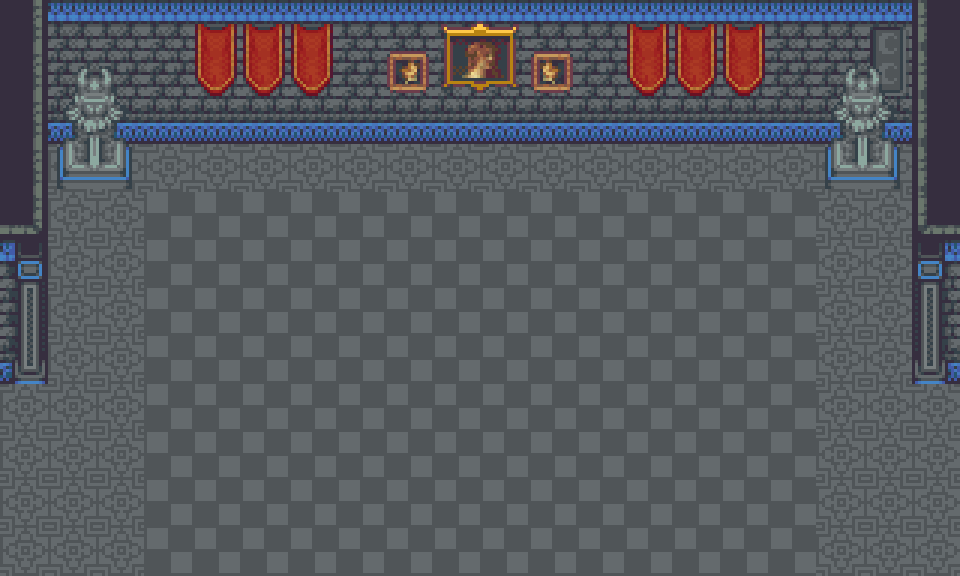

Below is a game level as drawn by its tile map, then a one-line description and the .tmx file that defines it, in full:
An orthogonal 20x12 tile map with 48x48 px tiles, 6 tile layers (Basement, Ground, Flooring, Furnishing, ...), 3 tilesets.

<map version="1.5" tiledversion="1.7.2" orientation="orthogonal" renderorder="right-down" width="20" height="12" tilewidth="48" tileheight="48" infinite="0" nextlayerid="7" nextobjectid="1">
 <tileset firstgid="1" source="Castle.tsx" />
 <tileset firstgid="1480" source="CastleObjects.tsx" />
 <tileset firstgid="1736" source="CastleInterior.tsx" />
 <layer id="3" name="Basement" width="20" height="12">
  <data encoding="csv">
0,0,0,0,0,0,0,0,0,0,0,0,0,0,0,0,0,0,0,0,
0,0,0,0,0,0,0,0,0,0,0,0,0,0,0,0,0,0,0,0,
0,0,0,0,0,0,0,0,0,0,0,0,0,0,0,0,0,0,0,0,
0,0,0,0,0,0,0,0,0,0,0,0,0,0,0,0,0,0,0,0,
0,0,0,0,0,0,0,0,0,0,0,0,0,0,0,0,0,0,0,0,
0,0,0,0,0,0,0,0,0,0,0,0,0,0,0,0,0,0,0,0,
0,0,0,0,0,0,0,0,0,0,0,0,0,0,0,0,0,0,0,0,
0,0,0,0,0,0,0,0,0,0,0,0,0,0,0,0,0,0,0,0,
0,0,0,0,0,0,0,0,0,0,0,0,0,0,0,0,0,0,0,0,
0,0,0,0,0,0,0,0,0,0,0,0,0,0,0,0,0,0,0,0,
0,0,0,0,0,0,0,0,0,0,0,0,0,0,0,0,0,0,0,0,
0,0,0,0,0,0,0,0,0,0,0,0,0,0,0,0,0,0,0,0
</data>
 </layer>
 <layer id="1" name="Ground" width="20" height="12">
  <data encoding="csv">
0,0,0,0,0,0,0,0,0,0,0,0,0,0,0,0,0,0,0,0,
904,904,904,904,904,904,904,904,904,904,904,904,904,904,904,904,904,904,904,904,
904,904,904,904,904,904,904,904,904,904,904,904,904,904,904,904,904,904,904,904,
904,904,904,904,904,904,904,904,904,904,904,904,904,904,904,904,904,904,904,904,
904,904,904,909,909,909,909,909,909,909,909,909,909,909,909,909,909,904,904,904,
904,904,904,909,909,909,909,909,909,909,909,909,909,909,909,909,909,904,904,904,
904,904,904,909,909,909,909,909,909,909,909,909,909,909,909,909,909,904,904,904,
904,904,904,909,909,909,909,909,909,909,909,909,909,909,909,909,909,904,904,904,
904,904,904,909,909,909,909,909,909,909,909,909,909,909,909,909,909,904,904,904,
904,904,904,909,909,909,909,909,909,909,909,909,909,909,909,909,909,904,904,904,
904,904,904,909,909,909,909,909,909,909,909,909,909,909,909,909,909,904,904,904,
904,904,904,909,909,909,909,909,909,909,909,909,909,909,909,909,909,904,904,904
</data>
 </layer>
 <layer id="4" name="Flooring" width="20" height="12">
  <data encoding="csv">
0,0,0,0,0,0,0,0,0,0,0,0,0,0,0,0,0,0,0,0,
0,0,0,0,0,0,0,0,0,0,0,0,0,0,0,0,0,0,0,0,
0,0,0,0,0,0,0,0,0,0,0,0,0,0,0,0,0,0,0,0,
0,0,0,0,0,0,0,0,0,0,0,0,0,0,0,0,0,0,0,0,
0,0,0,0,0,0,0,0,0,0,0,0,0,0,0,0,0,0,0,0,
0,0,0,0,0,0,0,0,0,0,0,0,0,0,0,0,0,0,0,0,
0,0,0,0,0,0,0,0,0,0,0,0,0,0,0,0,0,0,0,0,
0,0,0,0,0,0,0,0,0,0,0,0,0,0,0,0,0,0,0,0,
0,0,0,0,0,0,0,0,0,0,0,0,0,0,0,0,0,0,0,0,
0,0,0,0,0,0,0,0,0,0,0,0,0,0,0,0,0,0,0,0,
0,0,0,0,0,0,0,0,0,0,0,0,0,0,0,0,0,0,0,0,
0,0,0,0,0,0,0,0,0,0,0,0,0,0,0,0,0,0,0,0
</data>
 </layer>
 <layer id="2" name="Furnishing" width="20" height="12">
  <data encoding="csv">
1389,705,705,705,701,701,701,705,705,705,705,705,705,701,701,701,705,705,703,1384,
1389,756,756,756,752,752,752,756,756,756,756,756,756,752,752,752,756,756,754,1384,
1389,807,807,807,807,803,803,803,807,807,807,803,803,803,807,807,807,807,807,1384,
1389,1113,1114,0,0,0,0,0,0,0,0,0,0,0,0,0,0,1113,1114,1384,
1393,0,0,0,0,0,0,0,0,0,0,0,0,0,0,0,0,0,0,1392,
706,0,0,0,0,0,0,0,0,0,0,0,0,0,0,0,0,0,0,700,
757,0,0,0,0,0,0,0,0,0,0,0,0,0,0,0,0,0,0,751,
808,0,0,0,0,0,0,0,0,0,0,0,0,0,0,0,0,0,0,802,
0,0,0,0,0,0,0,0,0,0,0,0,0,0,0,0,0,0,0,0,
0,0,0,0,0,0,0,0,0,0,0,0,0,0,0,0,0,0,0,0,
0,0,0,0,0,0,0,0,0,0,0,0,0,0,0,0,0,0,0,0,
0,0,0,0,0,0,0,0,0,0,0,0,0,0,0,0,0,0,0,0
</data>
 </layer>
 <layer id="6" name="Decor" width="20" height="12">
  <data encoding="csv">
0,0,0,0,0,0,0,0,0,0,0,0,0,0,0,0,0,0,0,0,
0,0,0,0,0,0,0,0,0,0,0,0,0,0,0,0,0,0,0,0,
0,0,0,0,0,0,0,0,0,0,0,0,0,0,0,0,0,0,0,0,
0,0,0,0,0,0,0,0,0,0,0,0,0,0,0,0,0,0,0,0,
0,0,0,0,0,0,0,0,0,0,0,0,0,0,0,0,0,0,0,0,
0,0,0,0,0,0,0,0,0,0,0,0,0,0,0,0,0,0,0,0,
0,0,0,0,0,0,0,0,0,0,0,0,0,0,0,0,0,0,0,0,
0,0,0,0,0,0,0,0,0,0,0,0,0,0,0,0,0,0,0,0,
0,0,0,0,0,0,0,0,0,0,0,0,0,0,0,0,0,0,0,0,
0,0,0,0,0,0,0,0,0,0,0,0,0,0,0,0,0,0,0,0,
0,0,0,0,0,0,0,0,0,0,0,0,0,0,0,0,0,0,0,0,
0,0,0,0,0,0,0,0,0,0,0,0,0,0,0,0,0,0,0,0
</data>
 </layer>
 <layer id="5" name="Ceiling" width="20" height="12">
  <data encoding="csv">
0,0,0,0,0,0,0,0,0,1614,1615,0,0,0,0,0,0,0,0,0,
0,1013,1014,0,0,0,0,0,2147486533,1630,1631,2885,0,0,0,0,0,1011,1012,0,
0,1064,1063,0,0,0,0,0,0,0,0,0,0,0,0,0,0,1062,1063,0,
0,0,0,0,0,0,0,0,0,0,0,0,0,0,0,0,0,0,0,0,
0,0,0,0,0,0,0,0,0,0,0,0,0,0,0,0,0,0,0,0,
0,0,0,0,0,0,0,0,0,0,0,0,0,0,0,0,0,0,0,0,
0,0,0,0,0,0,0,0,0,0,0,0,0,0,0,0,0,0,0,0,
0,0,0,0,0,0,0,0,0,0,0,0,0,0,0,0,0,0,0,0,
0,0,0,0,0,0,0,0,0,0,0,0,0,0,0,0,0,0,0,0,
0,0,0,0,0,0,0,0,0,0,0,0,0,0,0,0,0,0,0,0,
0,0,0,0,0,0,0,0,0,0,0,0,0,0,0,0,0,0,0,0,
0,0,0,0,0,0,0,0,0,0,0,0,0,0,0,0,0,0,0,0
</data>
 </layer>
</map>
